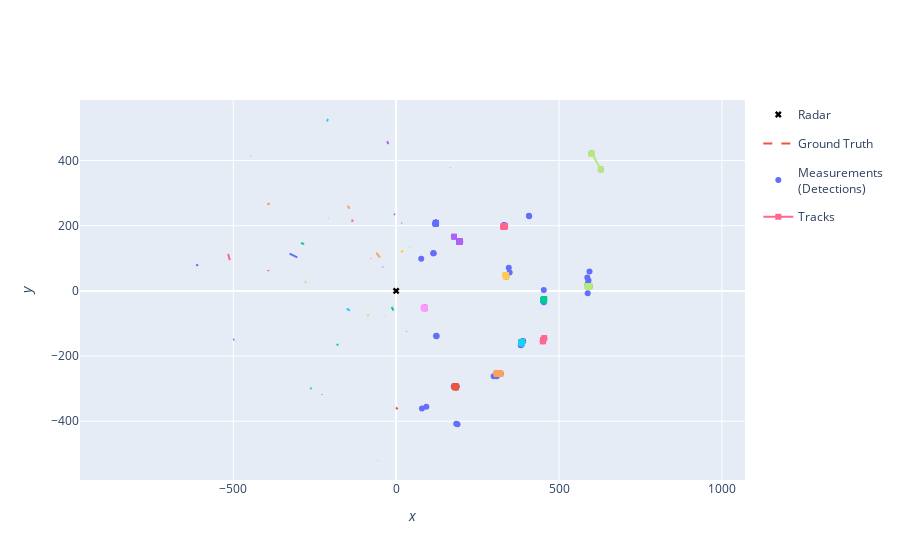

The code cell stored with this chart in its notebook:
### Markdown cell above
## Plot simulation results

### Code cell
from stonesoup.plotter import Plotterly

plotter = Plotterly()
plotter.plot_sensors(radar, "Radar")
plotter.plot_ground_truths(all_truths, [0, 2])
plotter.plot_measurements(all_measurements, [0, 2])
plotter.plot_tracks(all_tracks, [0,2])

plotter.fig
